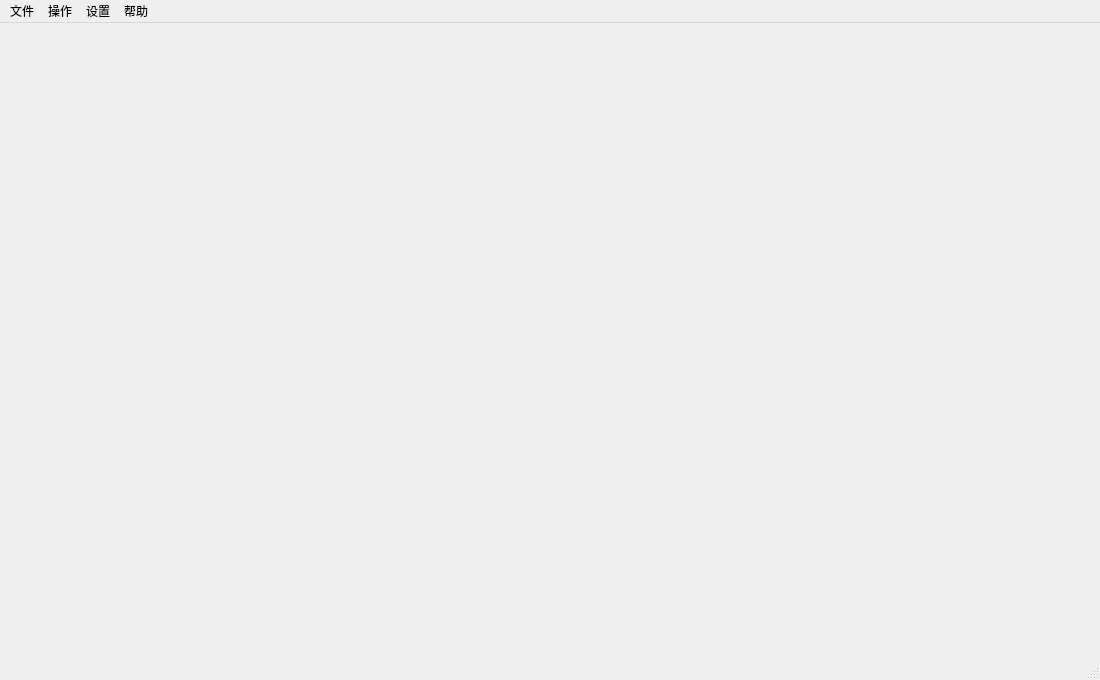
<?xml version="1.0" encoding="UTF-8"?>
<ui version="4.0">
 <class>wdebug</class>
 <widget class="QMainWindow" name="wdebug">
  <property name="geometry">
   <rect>
    <x>0</x>
    <y>0</y>
    <width>1100</width>
    <height>680</height>
   </rect>
  </property>
  <property name="baseSize">
   <size>
    <width>1000</width>
    <height>680</height>
   </size>
  </property>
  <property name="windowTitle">
   <string>web debugger</string>
  </property>
  <property name="windowOpacity">
   <double>1.000000000000000</double>
  </property>
  <widget class="QWidget" name="centralWidget">
   <property name="layoutDirection">
    <enum>Qt::LeftToRight</enum>
   </property>
  </widget>
  <widget class="QMenuBar" name="menuBar">
   <property name="geometry">
    <rect>
     <x>0</x>
     <y>0</y>
     <width>1100</width>
     <height>29</height>
    </rect>
   </property>
   <widget class="QMenu" name="menu">
    <property name="title">
     <string>文件</string>
    </property>
    <addaction name="action"/>
    <addaction name="action_4"/>
   </widget>
   <widget class="QMenu" name="menu_2">
    <property name="title">
     <string>操作</string>
    </property>
    <addaction name="action_6"/>
    <addaction name="action_7"/>
    <addaction name="action_8"/>
    <addaction name="action_9"/>
   </widget>
   <widget class="QMenu" name="menu_3">
    <property name="title">
     <string>设置</string>
    </property>
    <addaction name="action_10"/>
    <addaction name="action_11"/>
   </widget>
   <widget class="QMenu" name="menu_4">
    <property name="title">
     <string>帮助</string>
    </property>
    <addaction name="action_5"/>
    <addaction name="action_12"/>
   </widget>
   <addaction name="menu"/>
   <addaction name="menu_2"/>
   <addaction name="menu_3"/>
   <addaction name="menu_4"/>
  </widget>
  <widget class="QStatusBar" name="statusBar"/>
  <action name="action">
   <property name="text">
    <string>打开记录</string>
   </property>
  </action>
  <action name="action_4">
   <property name="text">
    <string>退出</string>
   </property>
  </action>
  <action name="action_5">
   <property name="text">
    <string>使用手册</string>
   </property>
  </action>
  <action name="action_6">
   <property name="text">
    <string>打开代理</string>
   </property>
  </action>
  <action name="action_7">
   <property name="text">
    <string>过滤规则</string>
   </property>
  </action>
  <action name="action_8">
   <property name="text">
    <string>构造数据</string>
   </property>
  </action>
  <action name="action_9">
   <property name="text">
    <string>统计结果</string>
   </property>
  </action>
  <action name="action_10">
   <property name="text">
    <string>添加代理</string>
   </property>
  </action>
  <action name="action_11">
   <property name="text">
    <string>系统设置</string>
   </property>
  </action>
  <action name="action_12">
   <property name="text">
    <string>关于</string>
   </property>
  </action>
 </widget>
 <layoutdefault spacing="6" margin="11"/>
 <resources/>
 <connections/>
</ui>
